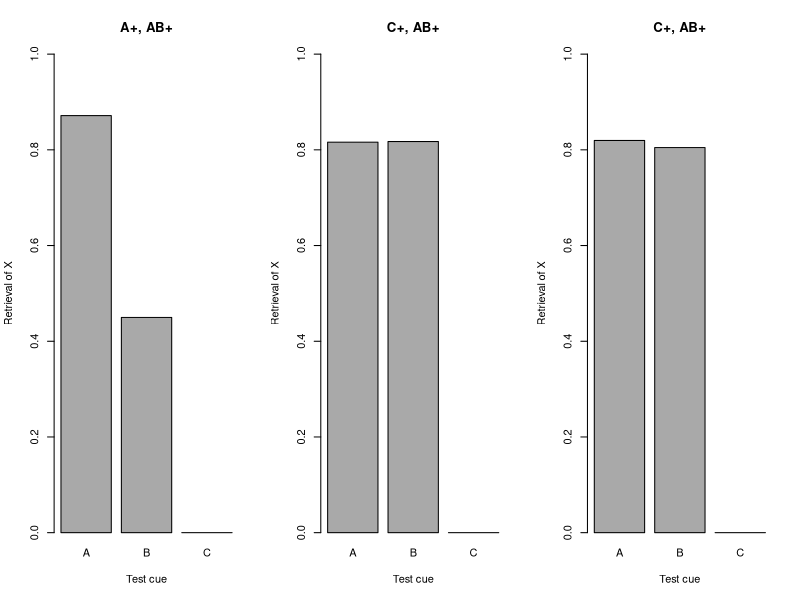

This figure's R source:
#################################################
# MINERVA_AL: Retrospective revaluation
#################################################

#################################################
# Returns string w/o lead or trailing whitespace
#################################################
trim <- function (x) gsub("^\\s+|\\s+$", "", x)

#################################################
# Get a vector representation for a specified
# cue or compound plus context (e.g., AB -> ABX)
#################################################
Convert_cue <- function (Cue) {
  x <- Cue
  for (i in 1:nchar(Cue)) {
    for (j in 1:length(letters)) {
      if (substring(Cue, i, i) == LETTERS[j]) substring(x, i, i) <- LETTERS[j]
      if (substring(Cue, i, i) == "+") substring(x, i, i) <- "Z"
      if (substring(Cue, i, i) == "-") substring(x, i, i) <- " "      
    }
  } 
  return(trim(x)) 
}

#################################################
# Get a vector representation for a specified
# cue or compound plus context (e.g., AB -> ABX)
#################################################
Get_item <- function (Cue, n, Include_context) {
  if (Include_context == TRUE) Cue <- Convert_cue(paste0(Cue,"X"))
                               else Cue <- Convert_cue(Cue,"X")
  x <- t(matrix(0, n*length(letters)))
  for (i in 1:nchar(Cue)) {
    for (j in 1:length(letters)) {
      if (substring(Cue, i, i) == LETTERS[j]) x[((j-1)*n+1):((j-1)*n+n)] <- +1
    }
  }
  return(x)
}

#################################################
# Vector cosine (with correction for div zero)
#################################################
Vector_cosine <- function (x, y) {
  v <- crossprod(x,y) / (sqrt(crossprod(x,x)) * sqrt(crossprod(y,y)))
  if (sum(abs(x)) == 0) v <- 0
  if (sum(abs(y)) == 0) v <- 0  
  return(v)
}

#################################################
# Retrieve an echo, C, given P -> M
#################################################
Retrieve_echo <- function (P, M, N) {
  C <- matrix(runif(ncol(M), -0.001, +0.001), 1, ncol(M))
  for (i in 1:nrow(M)) {
    S <- Vector_cosine(P[1,1:500], M[i,1:500])
    A <- S**3
    C <- C + A * M[i,]
  }
  C <- C/max(abs(C))
  return(C)
}

#################################################
# Get response strength
#################################################
Get_response <- function (x) {
  Response <- sum(x[501:520])/length(x[501:520])
  return(Response)
}

#################################################
# Encode trace to memory
#################################################
Encode <- function(E, C, L) {
  t <- matrix(0, 1, ncol(E))
  for (i in 1:ncol(E)) {
    if (runif(1, 0, 1) < L) t[i] <- E[i] - C[i]
  }
  return(t)
}

#################################################
# Run a training phase for N_trials
#################################################
Train <- function (Stimulus, Memory, N_features, Learning_rate, N_trials) {
  for (i in 1:N_trials) {
    Memory <- rbind(Memory, Encode(Get_item(Stimulus, N_features, Context), 
                                   Retrieve_echo(Get_item(Stimulus, N_features, Context), Memory, N_features), 
                                   Learning_rate))
  }
  return(Memory)
}

#################################################
# Get response strength for a given test cue
#################################################
Test_elements <- function (Memory, N_features) {
  rs <- matrix(0, 1, length(LETTERS))
  for (i in 1:length(LETTERS)) {
    rs[i] <- Get_response(Retrieve_echo(Get_item(LETTERS[i], N_features, Context), 
                                        Memory, N_features))
    
  }
  return(rs)
}

#################################################
# Simulation parameters
#################################################
N_features <- 20
N_trials <- 50
N_replications <- 25
Learning_rate <- 0.8
Context <- TRUE

#################################################
# Graphing matrix
#################################################
par(mfrow=c(1,3))

#################################################
# Blocking: A+, AB+
#################################################
Results <- matrix(0, N_replications, length(LETTERS))
for (i in 1:N_replications) {
  Memory <- matrix(0, 1, N_features*length(LETTERS))
  Memory <- Train("A+", Memory, N_features, Learning_rate, N_trials)
  Memory <- Train("AB+", Memory, N_features, Learning_rate, N_trials)
  Results[i,] <- Test_elements(Memory, N_features)
}
Results[,3:length(letters)] <- 0
barplot(colMeans(Results[,1:3]), ylab="Retrieval of X", xlab="Test cue",
        main="A+, AB+", ylim=c(0,1), col="darkgrey", names.arg=c("A","B","C"))

#################################################
# Control for blocking: C+, AB+
#################################################
Results <- matrix(0, N_replications, length(LETTERS))
for (i in 1:N_replications) {
  Memory <- matrix(0, 1, N_features*length(LETTERS))
  Memory <- Train("C+", Memory, N_features, Learning_rate, N_trials)
  Memory <- Train("AB+", Memory, N_features, Learning_rate, N_trials)
  Results[i,] <- Test_elements(Memory, N_features)
}
Results[,3:length(letters)] <- 0
barplot(colMeans(Results[,1:3]), ylab="Retrieval of X", xlab="Test cue",
        main="C+, AB+", ylim=c(0,1), col="darkgrey", names.arg=c("A","B","C"))

#################################################
# Other control for blocking: AB+
#################################################
Results <- matrix(0, N_replications, length(LETTERS))
for (i in 1:N_replications) {
  Memory <- matrix(0, 1, N_features*length(LETTERS))
  Memory <- Train("AB+", Memory, N_features, Learning_rate, N_trials)
  Results[i,] <- Test_elements(Memory, N_features)
}
Results[,3:length(letters)] <- 0
barplot(colMeans(Results[,1:3]), ylab="Retrieval of X", xlab="Test cue",
        main="C+, AB+", ylim=c(0,1), col="darkgrey", names.arg=c("A","B","C"))